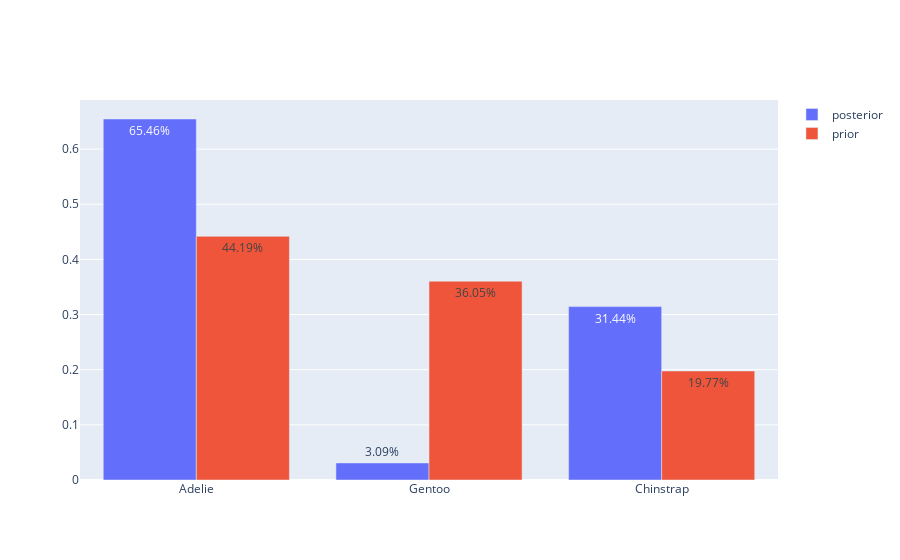

Write notebook code for a chart like this one.
### Code cell
results = calc_bayes_posteriors()
fig1 = go.Figure()
fig1.add_trace(
    go.Bar(x=[r[0] for r in results], y=[r[1] for r in results], text=[f'{r[1]*100:.2f}%' for r in results], name='posterior')
)
fig1.add_trace(
    go.Bar(x=[r[0] for r in results], y=[len(df.loc[df.species==r[0]])/len(df) for r in results], text=[f'{len(df.loc[df.species==r[0]])*100/len(df):.2f}%' for r in results], name='prior')
)
fig1

### Figure 1 — Plotly figure (JSON) as saved in the notebook; plotly's stock layout.template omitted (floating-point values rounded to 4 significant figures)
{"data": [{"name": "posterior", "text": ["65.46%", "3.09%", "31.44%"], "type": "bar", "x": ["Adelie", "Gentoo", "Chinstrap"], "y": [0.6546, 0.03093, 0.3144]}, {"name": "prior", "text": ["44.19%", "36.05%", "19.77%"], "type": "bar", "x": ["Adelie", "Gentoo", "Chinstrap"], "y": [0.4419, 0.3605, 0.1977]}], "layout": {}}
